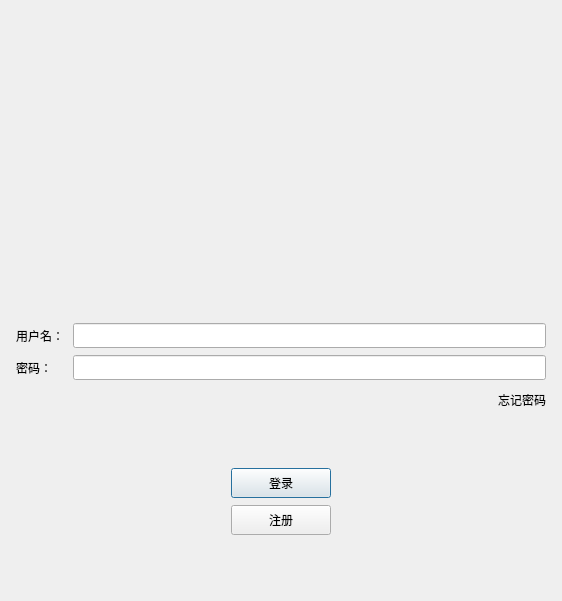
<?xml version="1.0" encoding="UTF-8"?>
<ui version="4.0">
 <class>LoginDialog</class>
 <widget class="QDialog" name="LoginDialog">
  <property name="geometry">
   <rect>
    <x>0</x>
    <y>0</y>
    <width>562</width>
    <height>601</height>
   </rect>
  </property>
  <property name="windowTitle">
   <string>LoginDialog</string>
  </property>
  <property name="windowIcon">
   <iconset resource="../../Resources/rc.qrc">
    <normaloff>:/res/res/icon.jpeg</normaloff>:/res/res/icon.jpeg</iconset>
  </property>
  <layout class="QHBoxLayout" name="horizontalLayout">
   <item>
    <layout class="QVBoxLayout" name="verticalLayout" stretch="0,0,0,0,0,0,0,0,0">
     <property name="spacing">
      <number>7</number>
     </property>
     <property name="leftMargin">
      <number>5</number>
     </property>
     <property name="topMargin">
      <number>5</number>
     </property>
     <property name="rightMargin">
      <number>5</number>
     </property>
     <property name="bottomMargin">
      <number>5</number>
     </property>
     <item>
      <widget class="QWidget" name="widget" native="true">
       <property name="minimumSize">
        <size>
         <width>0</width>
         <height>250</height>
        </size>
       </property>
       <widget class="QLabel" name="label">
        <property name="geometry">
         <rect>
          <x>150</x>
          <y>0</y>
          <width>251</width>
          <height>251</height>
         </rect>
        </property>
        <property name="text">
         <string/>
        </property>
        <property name="pixmap">
         <pixmap resource="../../Resources/rc.qrc">:/res/res/icon.jpeg</pixmap>
        </property>
        <property name="scaledContents">
         <bool>false</bool>
        </property>
        <property name="alignment">
         <set>Qt::AlignCenter</set>
        </property>
       </widget>
      </widget>
     </item>
     <item>
      <spacer name="verticalSpacer">
       <property name="orientation">
        <enum>Qt::Vertical</enum>
       </property>
       <property name="sizeHint" stdset="0">
        <size>
         <width>20</width>
         <height>40</height>
        </size>
       </property>
      </spacer>
     </item>
     <item>
      <layout class="QHBoxLayout" name="horizontalLayout_2">
       <property name="spacing">
        <number>7</number>
       </property>
       <item>
        <widget class="QLabel" name="user_label">
         <property name="minimumSize">
          <size>
           <width>50</width>
           <height>25</height>
          </size>
         </property>
         <property name="maximumSize">
          <size>
           <width>50</width>
           <height>25</height>
          </size>
         </property>
         <property name="text">
          <string>用户名：</string>
         </property>
        </widget>
       </item>
       <item>
        <widget class="QLineEdit" name="user_edit">
         <property name="minimumSize">
          <size>
           <width>0</width>
           <height>25</height>
          </size>
         </property>
         <property name="maximumSize">
          <size>
           <width>16777215</width>
           <height>25</height>
          </size>
         </property>
        </widget>
       </item>
      </layout>
     </item>
     <item>
      <layout class="QHBoxLayout" name="horizontalLayout_3">
       <property name="spacing">
        <number>7</number>
       </property>
       <item>
        <widget class="QLabel" name="password_label">
         <property name="minimumSize">
          <size>
           <width>50</width>
           <height>25</height>
          </size>
         </property>
         <property name="maximumSize">
          <size>
           <width>50</width>
           <height>25</height>
          </size>
         </property>
         <property name="text">
          <string>密码：</string>
         </property>
        </widget>
       </item>
       <item>
        <widget class="QLineEdit" name="password_edit">
         <property name="minimumSize">
          <size>
           <width>0</width>
           <height>25</height>
          </size>
         </property>
         <property name="maximumSize">
          <size>
           <width>16777215</width>
           <height>25</height>
          </size>
         </property>
        </widget>
       </item>
      </layout>
     </item>
     <item>
      <layout class="QHBoxLayout" name="horizontalLayout_4">
       <property name="spacing">
        <number>7</number>
       </property>
       <item>
        <spacer name="horizontalSpacer">
         <property name="orientation">
          <enum>Qt::Horizontal</enum>
         </property>
         <property name="sizeHint" stdset="0">
          <size>
           <width>40</width>
           <height>20</height>
          </size>
         </property>
        </spacer>
       </item>
       <item>
        <widget class="QLabel" name="forget_label">
         <property name="minimumSize">
          <size>
           <width>0</width>
           <height>25</height>
          </size>
         </property>
         <property name="maximumSize">
          <size>
           <width>16777215</width>
           <height>25</height>
          </size>
         </property>
         <property name="text">
          <string>忘记密码</string>
         </property>
        </widget>
       </item>
      </layout>
     </item>
     <item>
      <spacer name="verticalSpacer_2">
       <property name="orientation">
        <enum>Qt::Vertical</enum>
       </property>
       <property name="sizeHint" stdset="0">
        <size>
         <width>20</width>
         <height>40</height>
        </size>
       </property>
      </spacer>
     </item>
     <item>
      <layout class="QHBoxLayout" name="horizontalLayout_6">
       <item>
        <spacer name="horizontalSpacer_2">
         <property name="orientation">
          <enum>Qt::Horizontal</enum>
         </property>
         <property name="sizeHint" stdset="0">
          <size>
           <width>40</width>
           <height>20</height>
          </size>
         </property>
        </spacer>
       </item>
       <item>
        <widget class="QPushButton" name="login_button">
         <property name="minimumSize">
          <size>
           <width>100</width>
           <height>30</height>
          </size>
         </property>
         <property name="maximumSize">
          <size>
           <width>100</width>
           <height>30</height>
          </size>
         </property>
         <property name="text">
          <string>登录</string>
         </property>
        </widget>
       </item>
       <item>
        <spacer name="horizontalSpacer_3">
         <property name="orientation">
          <enum>Qt::Horizontal</enum>
         </property>
         <property name="sizeHint" stdset="0">
          <size>
           <width>40</width>
           <height>20</height>
          </size>
         </property>
        </spacer>
       </item>
      </layout>
     </item>
     <item>
      <layout class="QHBoxLayout" name="horizontalLayout_7">
       <item>
        <spacer name="horizontalSpacer_4">
         <property name="orientation">
          <enum>Qt::Horizontal</enum>
         </property>
         <property name="sizeHint" stdset="0">
          <size>
           <width>40</width>
           <height>20</height>
          </size>
         </property>
        </spacer>
       </item>
       <item>
        <widget class="QPushButton" name="register_button">
         <property name="minimumSize">
          <size>
           <width>100</width>
           <height>30</height>
          </size>
         </property>
         <property name="maximumSize">
          <size>
           <width>100</width>
           <height>30</height>
          </size>
         </property>
         <property name="text">
          <string>注册</string>
         </property>
        </widget>
       </item>
       <item>
        <spacer name="horizontalSpacer_5">
         <property name="orientation">
          <enum>Qt::Horizontal</enum>
         </property>
         <property name="sizeHint" stdset="0">
          <size>
           <width>40</width>
           <height>20</height>
          </size>
         </property>
        </spacer>
       </item>
      </layout>
     </item>
     <item>
      <spacer name="verticalSpacer_3">
       <property name="orientation">
        <enum>Qt::Vertical</enum>
       </property>
       <property name="sizeHint" stdset="0">
        <size>
         <width>20</width>
         <height>40</height>
        </size>
       </property>
      </spacer>
     </item>
    </layout>
   </item>
  </layout>
 </widget>
 <resources>
  <include location="../../Resources/rc.qrc"/>
 </resources>
 <connections/>
</ui>
